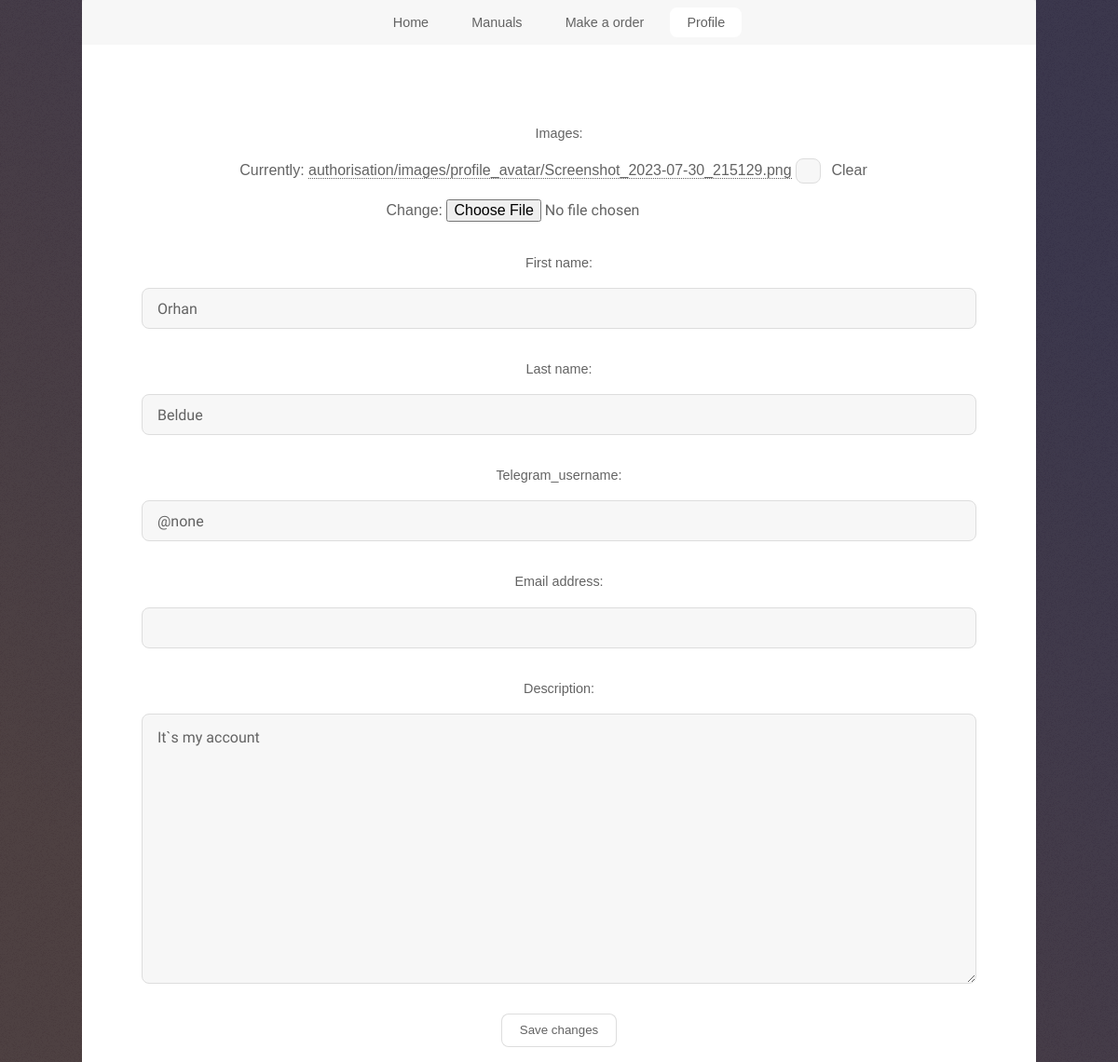
/edit_profile/ (signed in), run on the app's committed database.
### authorisation/models.py (models this page shows)
class CustomUserUser(AbstractUser):
    is_mechanic = models.BooleanField(default=False)
    description = models.TextField(max_length=500, blank=True)
    telegram_username = models.CharField('telegram_username', max_length=20, blank=True)
    usertg_id = models.IntegerField('usertg_id', blank=True, null=True)
    avatar = models.ImageField('Images', default='no_image.jpg', upload_to='authorisation/images/profile_avatar', blank=True)

### authorisation/views.py (the view)
# urls.py: path('edit_profile/', views.edit_profile, name='edit_profile'),
def edit_profile(request):
    if request.method == 'POST':
        form = ProfileEditForm(request.POST, request.FILES, instance=request.user)
        if form.is_valid():
            form.save()
            return redirect('profile')
    else:
        form = ProfileEditForm(instance=request.user)
    return render(request, 'profile/edit_profile.html', {'form': form, 'title': 'Edit profile'})

### authorisation/forms.py
class ProfileEditForm(forms.ModelForm):
    class Meta:
        model = CustomUserUser
        fields = ('avatar', 'first_name', 'last_name', 'telegram_username', 'email', 'description')

### authorisation/templates/profile/edit_profile.html (shortened to what this page needs)
<!DOCTYPE HTML>
{% load static %}
<html>
	<head>
		<link rel="stylesheet" href="{% static 'CarServiceMain/assets/css/main.css' %}" />
        <link rel="stylesheet" href="{% static 'CarServiceMain/assets/css/workers.css' %}" />
        <link rel="stylesheet" href="{% static 'CarServiceMain/assets/css/fontawesome-all.min.css' %}" />
	</head>
	<body class="is-preload">
			<div id="wrapper">
					<nav id="nav">
						{% if user.is_mechanic %}
						<ul>
							<li><a href="{% url 'home' %}">Home</a></li>
							<li><a href="{% url 'manuals' %}">Manuals</a></li>
							<li><a href="{% url 'tasks' %}">Tasks</a></li>
							<li><a href="{% url 'shop' %}">Shop</a></li>
							<li><a href="{% url 'profile' %}" class="active">Profile</a></li>
						</ul>
                        {% else %}
                        <ul>
							<li><a href="{% url 'home' %}">Home</a></li>
							<li><a href="{% url 'manuals' %}">Manuals</a></li>
							<li><a href="{% url 'order' %}">Make a order</a></li>
                            <li><a href="{% url 'profile' %}" class="active">Profile</a></li>
						</ul>
                        {% endif %}
					</nav>
                <div id="main">
                    {% if user.is_authenticated %}
                        <section id="first" class="main special">
                            <form method="post" enctype="multipart/form-data">
                            {{ form.as_p }}
                            <button type="submit">Save changes</button>
                        </section>
                    {% endif %}
                </div>
			</div>
	</body>
</html>

### CarService/static/CarServiceMain/assets/css/workers.css (style rules this page uses)
body { font-family: Arial, sans-serif; text-align: center; background-color: #f5f5f5; }

### data on the page
CustomUserUser: first_name "Orhan", last_name "Beldue", telegram_username "@none", description "It`s my account"
